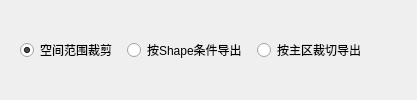
        <widget class="QWidget" name="widget_clipOptions">
         <property name="visible">
          <bool>false</bool>
         </property>
         <layout class="QHBoxLayout" name="horizontalLayout_clipOptions">
          <property name="spacing">
           <number>10</number>
          </property>
          <property name="leftMargin">
           <number>20</number>
          </property>
          <item>
           <widget class="QRadioButton" name="radioButton_useExtent">
            <property name="text">
             <string>空间范围裁剪</string>
            </property>
            <property name="checked">
             <bool>true</bool>
            </property>
           </widget>
          </item>
          <item>
           <widget class="QRadioButton" name="radioButton_useShp">
            <property name="text">
             <string>按Shape条件导出</string>
            </property>
           </widget>
          </item>
          <item>
           <widget class="QRadioButton" name="radioButton_useMainArea">
            <property name="text">
             <string>按主区裁切导出</string>
            </property>
           </widget>
          </item>
          <item>
           <spacer name="horizontalSpacer_clipOptions">
            <property name="orientation">
             <enum>Qt::Horizontal</enum>
            </property>
            <property name="sizeHint" stdset="0">
             <size>
              <width>40</width>
              <height>20</height>
             </size>
            </property>
           </spacer>
          </item>
         </layout>
        </widget>
